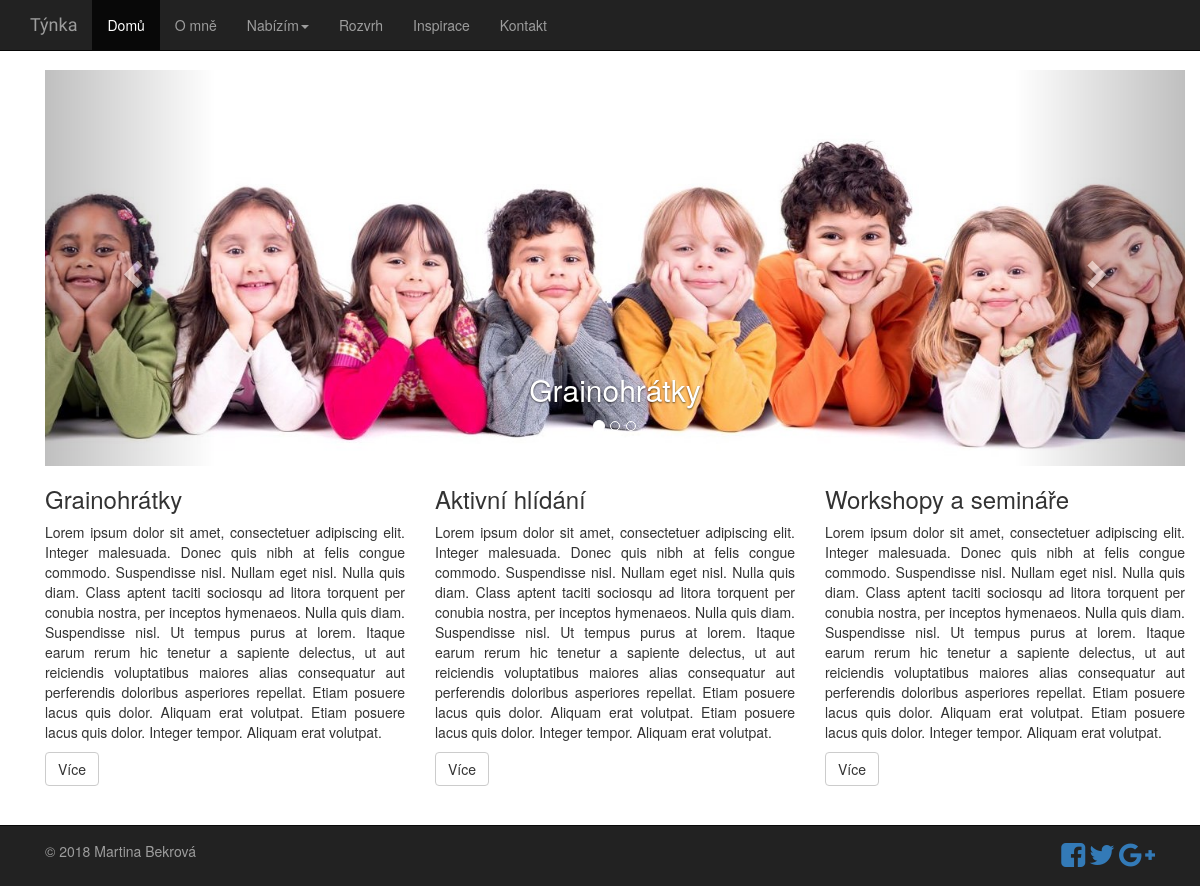
The page / on the database its author committed.
### base/models.py (models this page shows, shortened)
class Content(models.Model):
    name = models.CharField(max_length=50)
    text = models.TextField(max_length=10000)

### base/views.py (the view)
# urls.py: path('', views.index, name="index"),
def index(request):
    about_grainspace = Content.objects.get(name="about_grainspace")
    about_babysitting = Content.objects.get(name="about_babysitting")
    about_workshops = Content.objects.get(name="about_workshops")
    context = {"about_grainspace": about_grainspace,
               "about_babysitting": about_babysitting,
               "about_workshops": about_workshops}
    return render(request, 'base/index.html', context)

### base/templates/base/index.html (shortened to what this page needs)
{% extends 'base/base.html' %}
{% block body %}
    {% load staticfiles %}
    <div class="container">
        <div class="row">
            <div class="col-md-12">
                <div id="home-slider" class="carousel slide" data-ride="carousel">
                    <ol class="carousel-indicators">
                        <li data-target="#home-slider" data-slide-to="0" class="active"></li>
                        <li data-target="#home-slider" data-slide-to="1"></li>
                        <li data-target="#home-slider" data-slide-to="2"></li>
                    </ol>
                    <div class="carousel-inner" role="listbox">
                        <div class="item active">
                            <img src="{% static 'base/images/picture1.jpg' %}" alt="children"/>
                            <div class="carousel-caption">
                                <h2>Grainohrátky</h2>
                            </div>
                        </div>
                    </div>
                    <a class="left carousel-control" href="#home-slider" role="button" data-slide="prev">
                        <span class="glyphicon glyphicon-chevron-left" aria-hidden="true"></span>
                    </a>
                    <a class="right carousel-control" href="#home-slider" role="button" data-slide="next">
                        <span class="glyphicon glyphicon-chevron-right" aria-hidden="true"></span>
                    </a>
                </div>
            </div>
        </div>
    </div>
    <div class="container">
        <div class="row">
            <div class="col-md-4">
                <h3>Grainohrátky</h3>
                {% autoescape off %}{{ about_grainspace.text }}{% endautoescape %}
                <a href="{% url 'base:grainspace' %}" class="btn btn-default">Více</a>
            </div>
            <div class="col-md-4">
                <h3>Aktivní hlídání</h3>
                {% autoescape off %}{{ about_babysitting.text }}{% endautoescape %}
                <a href="{% url 'base:babysitting' %}" class="btn btn-default">Více</a>
            </div>
            <div class="col-md-4">
                <h3>Workshopy a semináře</h3>
                {% autoescape off %}{{ about_workshops.text }}{% endautoescape %}
                <a href="{% url 'base:workshops' %}" class="btn btn-default">Více</a>
            </div>
        </div>
    </div>
{% endblock %}

### base/static/base/style.css (style rules this page uses)
body { padding-top: 70px; padding-bottom: 100px; }

### rows shown on the page
Content: text "Lorem ipsum dolor sit amet, consectetuer adipiscing elit. Integer malesuada. Donec quis nibh at felis congue commodo. Suspendisse nisl. Nullam eget nisl. Nulla quis diam. Class aptent taciti sociosqu ad litora torquent per conubia nostra, per inceptos hymenaeos. Nulla quis diam. Suspendisse nisl. Ut tempus purus at lorem. Itaque earum rerum hic tenetur a sapiente delectus, ut aut reiciendis voluptatibus maiores alias consequatur aut perferendis doloribus asperiores repellat. Etiam posuere lacus quis dolor. Aliquam erat volutpat. Etiam posuere lacus quis dolor. Integer tempor. Aliquam erat volutpat."
Content: text "Lorem ipsum dolor sit amet, consectetuer adipiscing elit. Integer malesuada. Donec quis nibh at felis congue commodo. Suspendisse nisl. Nullam eget nisl. Nulla quis diam. Class aptent taciti sociosqu ad litora torquent per conubia nostra, per inceptos hymenaeos. Nulla quis diam. Suspendisse nisl. Ut tempus purus at lorem. Itaque earum rerum hic tenetur a sapiente delectus, ut aut reiciendis voluptatibus maiores alias consequatur aut perferendis doloribus asperiores repellat. Etiam posuere lacus quis dolor. Aliquam erat volutpat. Etiam posuere lacus quis dolor. Integer tempor. Aliquam erat volutpat."
Content: text "Lorem ipsum dolor sit amet, consectetuer adipiscing elit. Integer malesuada. Donec quis nibh at felis congue commodo. Suspendisse nisl. Nullam eget nisl. Nulla quis diam. Class aptent taciti sociosqu ad litora torquent per conubia nostra, per inceptos hymenaeos. Nulla quis diam. Suspendisse nisl. Ut tempus purus at lorem. Itaque earum rerum hic tenetur a sapiente delectus, ut aut reiciendis voluptatibus maiores alias consequatur aut perferendis doloribus asperiores repellat. Etiam posuere lacus quis dolor. Aliquam erat volutpat. Etiam posuere lacus quis dolor. Integer tempor. Aliquam erat volutpat."
